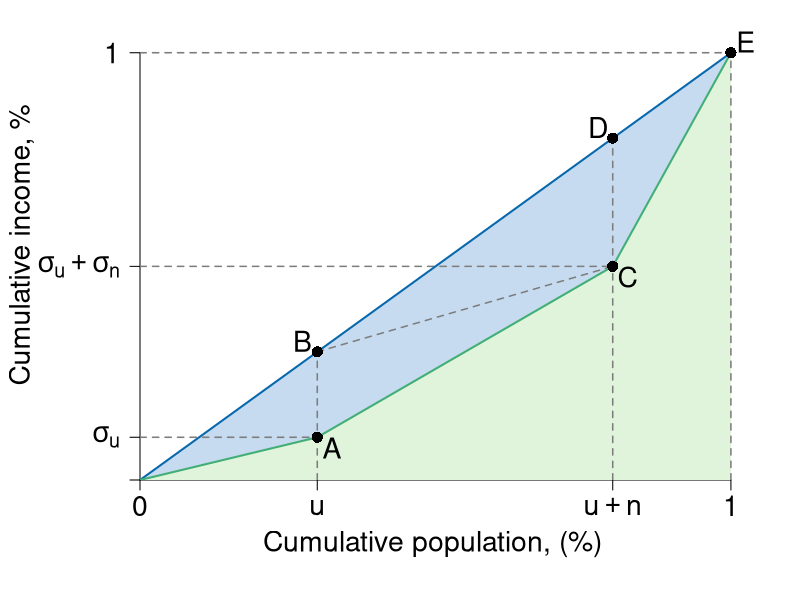

Write the R code that produced this figure.
#' Graph Designer: Scott Cohn
#' Authors: Bowles and Halliday
#' Title: Coordination, Conflict and Competition: A Text in Microeconomics

library(shape)

pdf(file = "capitalism/lorenz_gini.pdf", width = 8, height = 8)

#Set parameters for graphics
pointsize <- 1.8
axislabelsize <- 1.8 - 0.1
labelsize <- 1.7
namesize <- 1.8
annotatesize <- 1.5
graphlinewidth <- 2
segmentlinewidth <- 1.5

COL <- c("#7fc97f", "#beaed4", "#fdc086", "#ffff99", "#386cb0", "#f0027f", "#bf5b17", "#666666")
COLA <- c("#e0f3db", "#99d8c9","#66c2a4","#41ae76", "#238b45", "#005824")
COLB <- c("#c6dbef", "#4eb3d3", "#2b8cbe", "#0868ac","#084081")
COLC <- c("#fcfbfd", "#efedf5", "#dadaeb", "#bcbddc", "#9e9ac8", "#807dba", "#6a51a3", "#54278f", "#3f007d")
grays <- gray.colors(25, start = 1, end = 0, alpha = 1)

#Edited the margins to cater for the larger LHS labels
par(mar =  c(6, 7, 0.5, 0.5))

#Add limits on axes and levels of utility for each indifference curve
ylims <- c(0, 1.1)
xlims <- c(0, 1.1)

npts <- 501 
x <- seq(xlims[1], xlims[2], length.out = npts)
y <- seq(ylims[1], ylims[2], length.out = npts) 

plot(0, 0, xlim = xlims, ylim = ylims, type = "n",
     xlab = expression(paste("")),
     ylab = expression(paste("")), 
     xaxt = "n", 
     yaxt = "n", 
     cex.lab = axislabelsize, 
     bty = "n", 
     xaxs = "i", 
     yaxs = "i"
)

ticksy <- c(ylims[1], 0.1, 0.5, 1)
ylabels <- c(NA, expression(sigma[u]),  expression(paste(sigma[u] + sigma[n])),  1)
ticksx <- c(xlims[1], 0.3, 0.8, 1)
xlabels <- c(0, expression(u), expression(u + n), 1)


axis(1,at = ticksx,  pos = 0, labels = xlabels, cex.axis = labelsize)
axis(2,at = ticksy,  pos = 0, labels = ylabels, las = 1, cex.axis = labelsize)

npts <- 500 
xx1 <- seq(xlims[1], xlims[2], length.out = npts)
xpoly1 <- c(0, 1, 1, 0.8, 0.3, 0)
ypoly1 <- c(0, 0, 1, 0.5, 0.1, 0)
polygon(x = xpoly1, y = ypoly1, col = COLA[1], density = NULL, border = NA)

xpoly2 <- c(0, 1, 0.8, 0.3, 0)
ypoly2 <- c(0, 1, 0.5, 0.1, 0)
polygon(x = xpoly2, y = ypoly2, col = COLB[1], density = NULL, border = NA)



#Axis labels and draw linear utility function
text(-0.2, 0.5*ylims[2], expression(paste("Cumulative income, %")) , xpd = TRUE, cex = axislabelsize, srt = 90) 
text(0.45*xlims[2], -0.15, expression(paste("Cumulative population, (%)")), xpd = TRUE, cex = axislabelsize) 

# Segments
segments(0, 1, 1, 1, lty = 2, col = grays[20], lwd = segmentlinewidth)
segments(1, 0, 1, 1, lty = 2, col = grays[20], lwd = segmentlinewidth)

#segments(0, 0.8, 0.8, 0.8, lty = 2, col = grays[20], lwd = segmentlinewidth)
segments(0.8, 0, 0.8, 0.8, lty = 2, col = grays[20], lwd = segmentlinewidth)
segments(0, 0.5, 0.8, 0.5, lty = 2, col = grays[20], lwd = segmentlinewidth)

#segments(0, 0.3, 0.3, 0.3, lty = 2, col = grays[20], lwd = segmentlinewidth)
segments(0.3, 0, 0.3, 0.3, lty = 2, col = grays[20], lwd = segmentlinewidth)
segments(0, 0.1, 0.3, 0.1, lty = 2, col = grays[20], lwd = segmentlinewidth)

#Line from B to C
segments(0.3, 0.3, 0.8, 0.5, lty = 2, col = grays[20], lwd = segmentlinewidth)


# Lorenz curve
segments(0, 0, 1, 1, lty = 1, col = COLB[4], lwd = graphlinewidth)
segments(0, 0, 0.3, 0.1, lty = 1, col = COLA[4], lwd = graphlinewidth)
segments(0.3, 0.1, 0.8, 0.5, lty = 1, col = COLA[4], lwd = graphlinewidth)
segments(0.8, 0.5, 1, 1, lty = 1, col = COLA[4], lwd = graphlinewidth)

# Points + labels

points(0.3, 0.1, pch = 16, col = "black", cex = 1.5)
text(0.325, 0.075, expression(A), cex = labelsize)

points(0.3, 0.3, pch = 16, col = "black", cex = 1.5)
text(0.275, 0.325, expression(B), cex = labelsize)

points(0.8, 0.5, pch = 16, col = "black", cex = 1.5)
text(0.825, 0.475, expression(C), cex = labelsize)

points(0.8, 0.8, pch = 16, col = "black", cex = 1.5)
text(0.775, 0.825, expression(D), cex = labelsize)

points(1, 1, pch = 16, col = "black", cex = 1.5)
text(1.025, 1.025, expression(E), cex = labelsize)



dev.off()
